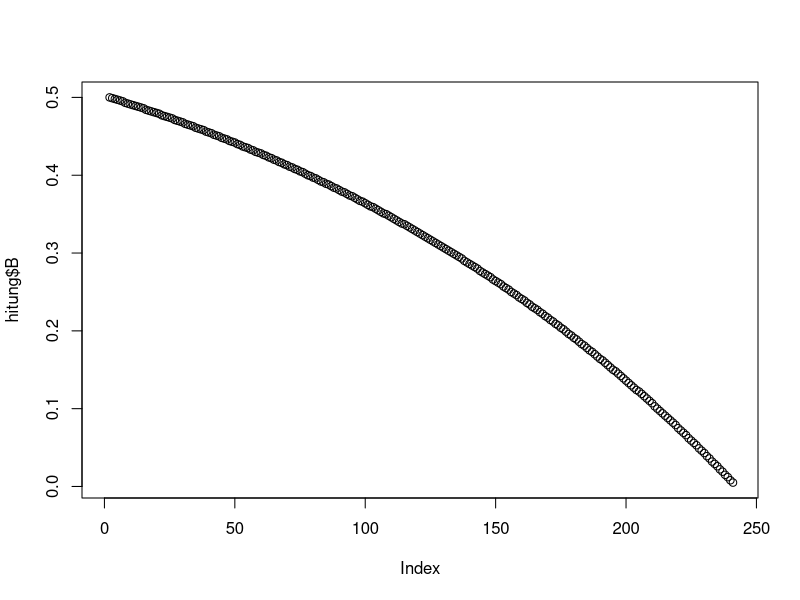
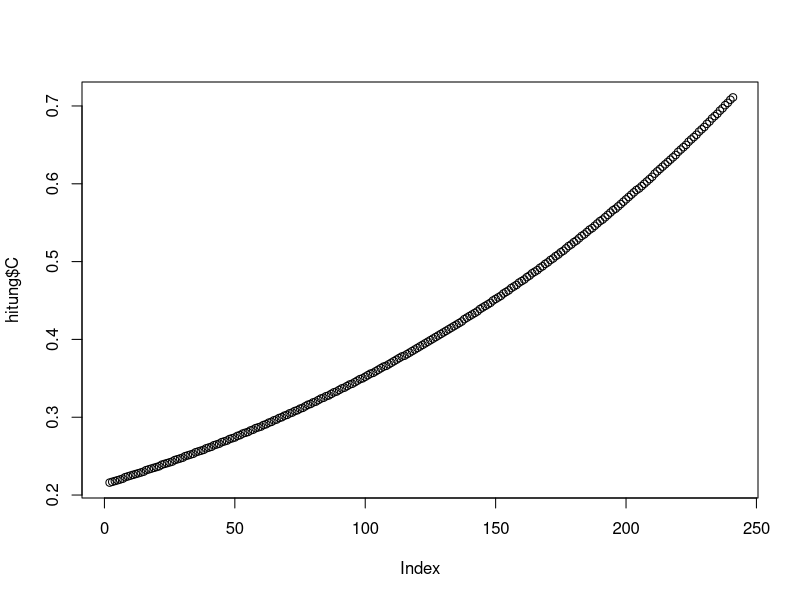

The R source for these figures, in order:
amortisasi <- function(an, i, t, m = TRUE, k = TRUE){
  n = m*t
  j = i/m
  v = (1+j)^-1
  
  if (is.null(an)){
    an = k*(1-v^n)/j
  }
  
  k = round(an*j/(1-v^n), digits = 3)
  p = n+1
  A = array (NA, p)
  B = array (NA, p)
  C = array (NA, p)
  D = array (NA, p)
  D[1] = an
  
  for (i in 2:p){
    A[i] = k
    B[i]= round(j*D[i-1], digits=3 )
    C[i] = round(A[i]-B[i], digits=3)
    D[i] = round(D[i-1]-C[i], digits=3)
  }
  jadwal = data.frame(A, B, C, D)
  return(jadwal)
}


aa = amortisasi(100, 0.06, 20, 12)
bb = amortisasi(NULL, 0.12, 5, 4, 8)
aa
bb

amortisasi(100, 0.06, 20, m = 12, k = TRUE)
sum()

hitung = amortisasi(100, 0.06, 20, m = 12)
hitung
bunga_total = sum(hitung$B, na.rm = TRUE)
bunga_total
plot(hitung$B)
plot(hitung$C)
hitung = amortisasi(NULL, 0.12, 5, m = 4, k =8)
hitung
